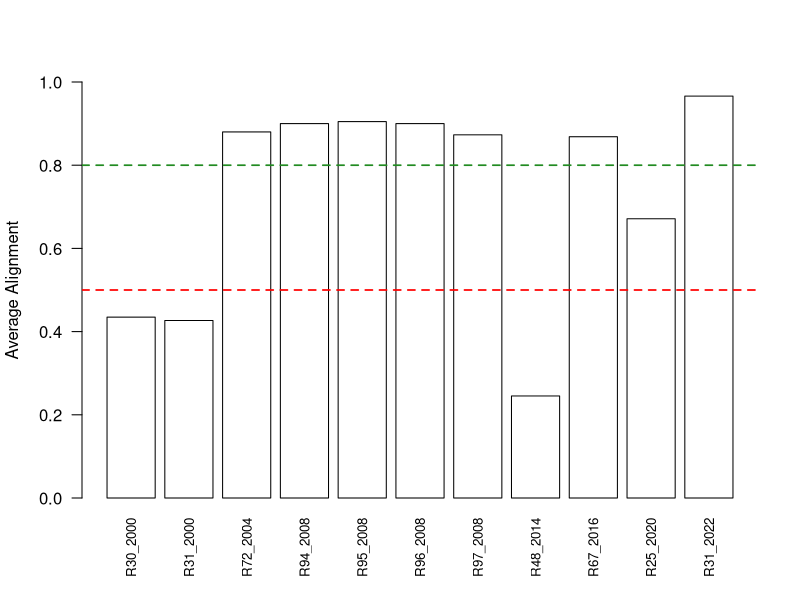
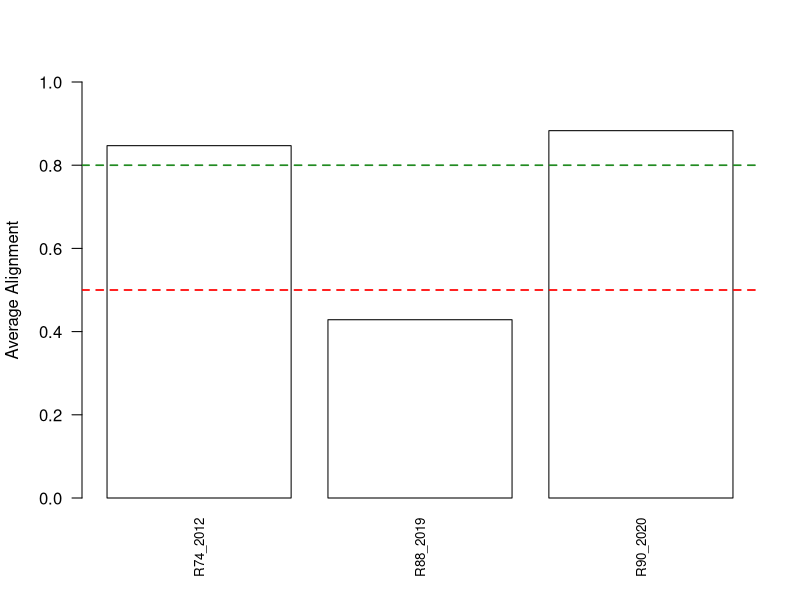

The R script that drew these images, in order:
library(sf)
library(ggplot2)

# if indexed data produced using the combining_reps_and_consts file
# can use to get average, create barplot, and get disaligned districts
analyze_indexed_data <- function(indexed_data, state) {
  new_data <- data.frame(indexed_data)
  just_refs <- indexed_data[, -1]
  averages <- colMeans(just_refs, na.rm = TRUE)
  new_data$Average_Ref <- rowMeans(just_refs, na.rm = TRUE)

  # Create a new dataframe with averages
  averages_df <- data.frame(
    Variable = names(averages),
    Average = averages
  )

  # Extract the last 4 letters of each value in the first row
  last_four_letters <- substr(averages_df[, 1],
                              nchar(averages_df[, 1]) - 3,
                              nchar(averages_df[, 1]))

  # Order the columns based on the last 4 letters
  averages_df <- averages_df[order(last_four_letters), ]
  averages_df <- na.omit(averages_df)

  file_name <- file.path("figures", paste0(state, "_average_alignment.png"))
  png(filename = file_name)

  barplot(averages_df$Average,
          names.arg = averages_df$Variable,
          col = "white",
          ylab = "Average Alignment",
          cex.names = 0.8,
          las = 2,
          ylim = c(0, 1))
  abline(h = 0.5, col = "red", lty = 2, lwd = 1.7)
  abline(h = 0.8, col = "#228B22", lty = 2, lwd = 1.7)
  dev.off()

  punished_df <- list()
  for (ref in 2:(ncol(indexed_data) - 1)){
    array <- c()
    for (i in 1:80){
      if (!is.na(indexed_data[i, ref]) && indexed_data[i, ref] == 0){
        array <- c(array, i)
      }
    }
    punished_df[[colnames(indexed_data)[ref]]] <- array
  }
  return(list("average_per_ref" = averages_df,
              "average_per_district" = new_data,
              "punished_df" = punished_df))
}

indexed_data <- read.csv("indexed_votes.csv")
results <- analyze_indexed_data(indexed_data, "ca")
print(results[["punished_df"]])
# don't really know how to save

indexed_data <- read.csv("indexed_votes_wa.csv")
results <- analyze_indexed_data(indexed_data, "wa")
print(results[["punished_df"]])

const_data <- read.csv("final_votes/wa_constituent_votes.csv")
ref_average <- results[["average_per_district"]]
write.csv(ref_average, "indexed_average_votes_wa.csv", row.names = FALSE)
